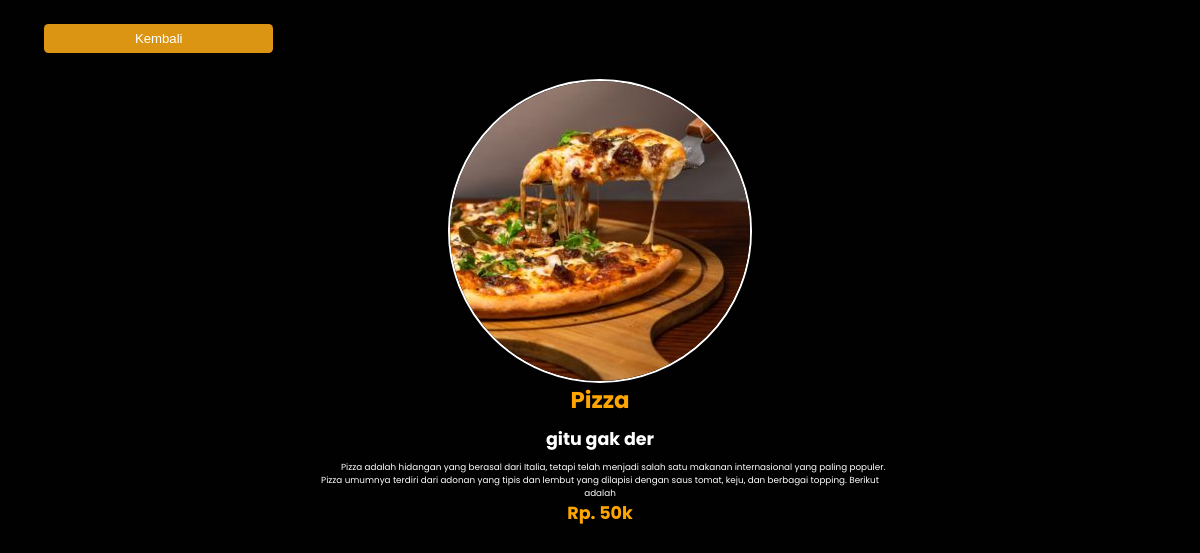
The app's page /detail-menu.php?id_menu=3 with its own data.
### tables this page shows
CREATE TABLE `menu` (
  `id_menu` int(11) NOT NULL,
  `nama` varchar(100) NOT NULL,
  `gambar` varchar(255) NOT NULL,
  `detail` text NOT NULL,
  `sub_detail` varchar(100) NOT NULL,
  `harga` varchar(17) NOT NULL
);

### detail-menu.php (the view, shortened to what this page needs)
<?php
include 'koneksi.php';
$id = $_GET['id_menu'];
$data = mysqli_query($koneksi, "SELECT * FROM menu WHERE id_menu='".$id."'");
$get = mysqli_fetch_array($data);
?>
<!DOCTYPE html>
<html lang="en">
<head>
    <link rel="stylesheet" href="css/style.css" />
</head>
<body>
<div class="core-contain">
    <button class="back" onclick="window.history.back();">Kembali</button>
    <div class="img-detail">
        <img src="<?php echo $get['gambar'];?>" alt="">
    </div>
    <div class="detail">
        <h1><?php echo $get['nama'];?></h1>
        <h2><?php echo $get['sub_detail'];?></h2>
        <p><?php echo $get['detail'];?></p>
        <div class="price">
            <h2>Rp. <?php echo $get['harga'];?></h2>
        </div>
    </div>
</div>
</body>
</html>

### css/style.css (style rules this page uses)
:root { --primary: rgb(255, 150, 38); --bg: #010101; }
* { margin: 0; padding: 0; box-sizing: border-box; outline: none; border: none; text-decoration: none; }
html { scroll-behavior: smooth; }
body { font-family: "poppins", sans-serif; background-color: var(--bg); color: #fff; }
@media (min-width: 450px) { html { font-size: 55%; } }
.core-contain { display: flex; flex-direction: column; position: relative; width: 100%; justify-content: center; padding: 2% 3rem; }
.core-contain .back { padding: 0.8rem; color: #fff; background-color: rgb(220, 149, 18); border-radius: 0.5rem; font-size: 1.5rem; width: 20%; margin-left: 2rem; margin-bottom: 3rem; cursor: pointer; transition: all ease 0.6s; }
.core-contain .img-detail { position: relative; display: flex; flex-direction: column; align-items: center; justify-content: center; }
.core-contain .img-detail img { display: flex; align-items: center; text-align: center; justify-content: center; border-radius: 999px; background-position: center; background-repeat: no-repeat; background-size: cover; border: 2px solid white !important; }
.detail { display: flex; justify-content: center; align-items: center; position: relative; flex-direction: column; width: 100%; text-align: center; }
.detail h2 { font-size: 1.99rem; margin-bottom: 1rem; }
.detail h1 { font-size: 2.6rem; margin-bottom: 1rem; color: orange; }
.detail p { width: 50%; text-wrap: wrap; text-indent: 3rem; }
.detail .price { color: orange; font-size: 2rem; font-weight: bold; }

### records on screen
menu: gambar (picture), nama "Pizza", sub_detail "gitu gak der", detail "Pizza adalah hidangan yang berasal dari Italia, tetapi telah menjadi salah satu makanan internasional yang paling populer. Pizza umumnya terdiri dari adonan yang tipis dan lembut yang dilapisi dengan saus tomat, keju, dan berbagai topping. Berikut adalah", harga "50k"
